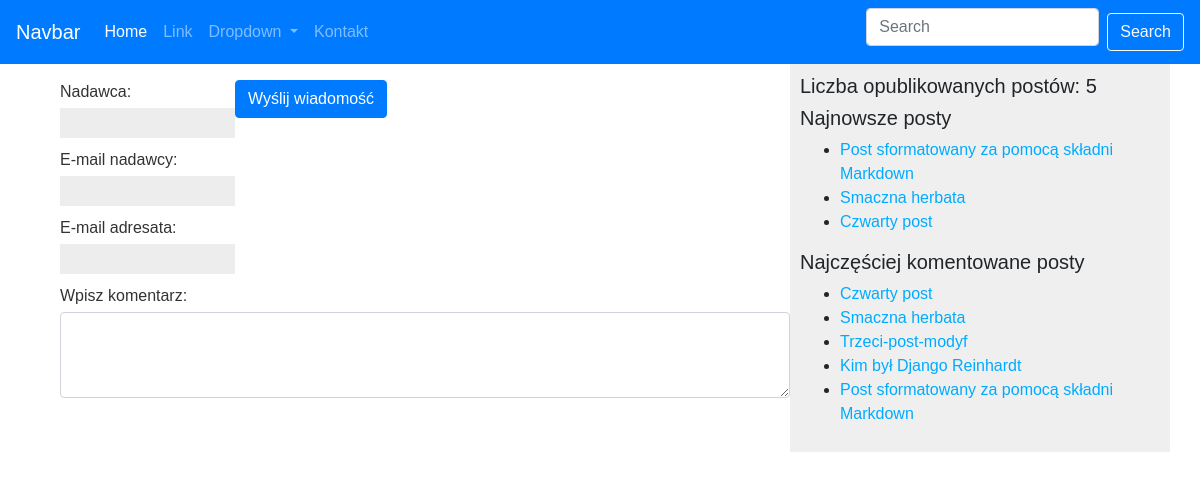
Page /blog/6/udostepnij-post/ on the committed database.
### blog/models.py (models this page shows, shortened)
class Post(models.Model):
    STATUS_CHOICES = (
        ("draft", "Draft"),
        ("published", "Published"),
    )
    title = models.CharField(max_length=250)
    slug = models.SlugField(max_length=250, unique_for_date="publish")
    author = models.ForeignKey(
        User, on_delete=models.CASCADE, related_name="blog_posts"
    )
    body = models.TextField()
    publish = models.DateTimeField(default=timezone.now)
    created = models.DateTimeField(auto_now_add=True)
    updated = models.DateTimeField(auto_now=True)
    status = models.CharField(max_length=10, choices=STATUS_CHOICES, default="draft")
    objects = models.Manager()
    published = PublishedManager()
    tags = TaggableManager()
    class Meta:
        ordering = ("-publish",)
    def get_absolute_url(self):
        return reverse(
            "blog:post_detail",
            args=[
                self.publish.year,
                self.publish.strftime("%m"),
                self.publish.strftime("%d"),
                self.slug,
            ],
        )

### blog/views.py (the view)
class SharePost(FormView):
    form_class = EmailPostForm
    template_name = "blog/post/share_post.html"
    def post(self, request, *args, **kwargs):
        post = get_object_or_404(Post, id=kwargs["post_id"], status="published")
        form = self.get_form()
        if form.is_valid():
            post_url = request.build_absolute_uri(post.get_absolute_url())
            subject = "{} ({}) zachęca do przeczytania '{}'".format(
                form.cleaned_data["sender_name"],
                form.cleaned_data["sender_email"],
                post.title,
            )
            message = "Przeczytaj post '{}' na stronie {} \n\nKomentarz dodany przez {}:\n\n{}".format(
                post.title,
                post_url,
                form.cleaned_data["sender_name"],
                form.cleaned_data["comment"],
            )
            addressee_email = form.cleaned_data["addressee_email"]
            send_mail(
                subject,
                message,
                "example@mail.com",
                [form.cleaned_data["addressee_email"]],
            )
            try:
                messages.success(
                    request,
                    "Na wskazany adres e-mail została wysłana wiadomość z linkiem do posta o tytule: "
                    + post.title,
                )
            except Exception:
                messages.error(request, "Nie udało się udostępnić posta.")
            return render(request, "blog/post/list.html")
        else:
            return self.form_invalid(form)
        return render(request, self.template_name, {"post": post, "form": form})

### blog/forms.py
class EmailPostForm(forms.Form):
    sender_name = forms.CharField(label="Nadawca", max_length=25, required=True)
    sender_email = forms.EmailField(label="E-mail nadawcy", required=True)
    addressee_email = forms.EmailField(
        label="E-mail adresata", max_length=25, required=True
    )
    comment = forms.CharField(
        label="Wpisz komentarz",
        widget=forms.Textarea(attrs={"class": "form-control", "rows": 3}),
    )

### blog/models.py (called while the page is built)
    def get_queryset(self):
        return super(PublishedManager, self).get_queryset().filter(status="published")

### blog/templatetags/blog_tags.py (called while the page is built)
@register.simple_tag
def total_posts():
    return Post.published.count()

@register.inclusion_tag("blog/post/latest_posts.html")
def show_latest_posts(count=5):
    latest_posts = Post.published.order_by("-publish")[:count]
    return {"latest_posts": latest_posts}

@register.simple_tag
def get_most_commented_posts(count=5):
    return Post.published.annotate(total_comments=Count("comments")).order_by(
        "-total_comments"
    )[:count]

### blog/templates/blog/post/share_post.html (shortened to what this page needs)
{% extends 'blog/base.html' %}
{% block content %}
<form method="POST">
    {{ form.as_p }}
    <button type="submit" class="btn btn-primary">Wyślij wiadomość</button>
</form>
{% endblock %}

### blog/templates/blog/base.html (shortened to what this page needs)
{% load static %}
{% load sass_tags %}
{% load blog_tags %}
<!DOCTYPE html>
<html>
<head>
    <link rel="stylesheet" href="https://stackpath.bootstrapcdn.com/bootstrap/4.2.1/css/bootstrap.min.css"
>
    <link rel="stylesheet" href="https://cdnjs.cloudflare.com/ajax/libs/font-awesome/5.12.1/css/all.min.css"
 />
    <link href="{% sass_src 'scss/main.scss' %}" rel="stylesheet" type="text/css" />
    <link rel="stylesheet" href="{% static 'css/blog.css' %}">
</head>
<body>
    <header>
        {% include "blog/components/navbar.html" %}
    </header>
    <div class="container">
        <div class="row">
            <div id="content" class="col-8">
                {% block content %}
                {% endblock %}
            </div>
            <div id="sidebar" class="col-4">
                <h5 class="total-post-count"> Liczba opublikowanych postów: {% total_posts %}</h5>
                <h5 class="latest-post-header">Najnowsze posty</h5>
                {% show_latest_posts 3 %}
                <h5 class="most-popular-posts">Najczęściej komentowane posty</h5>
                {% get_most_commented_posts as most_commented_posts %}
                <ul class="most-popular-post-list">
                    {% for post in most_commented_posts %}
                    <li>
                        <a href="{{ post.get_absolute_url }}">{{ post.title }}</a>
                    </li>
                    {% endfor %}
                </ul>
            </div>
        </div>
    </div>
</body>
</html>

### blog/templates/blog/post/latest_posts.html
<ul class="latest-post-list">
    {% for post in latest_posts %}
    <li class="latest-post-list-item">
        <a class="latest-post-link" href="{{ post.get_absolute_url }}">{{ post.title }}</a>
    </li>
    {% endfor %}
</ul>

### static/scss/blog.css (style rules this page uses)
body { font-family: helvetica, sans-serif; }
a { color: #00abff; text-decoration: none; }
#content { float: left; width: 60%; padding: 0 0 0 30px; }
#sidebar { width: 30%; height: 100%; padding: 10px; float: right; background: #efefef; }
label { float: left; clear: both; color: #333; margin-bottom: 4px; }
input, textarea { clear: both; float: left; margin: 0 0 10px; background: #ededed; border: 0; padding: 6px 10px; font-size: 12px; }

### rows in the picture
Post: title "Post sformatowany za pomocą składni Markdown"
Post: title "Smaczna herbata"
Post: title "Czwarty post"
Post: title "Trzeci-post-modyf"
Post: title "Kim był Django Reinhardt"
